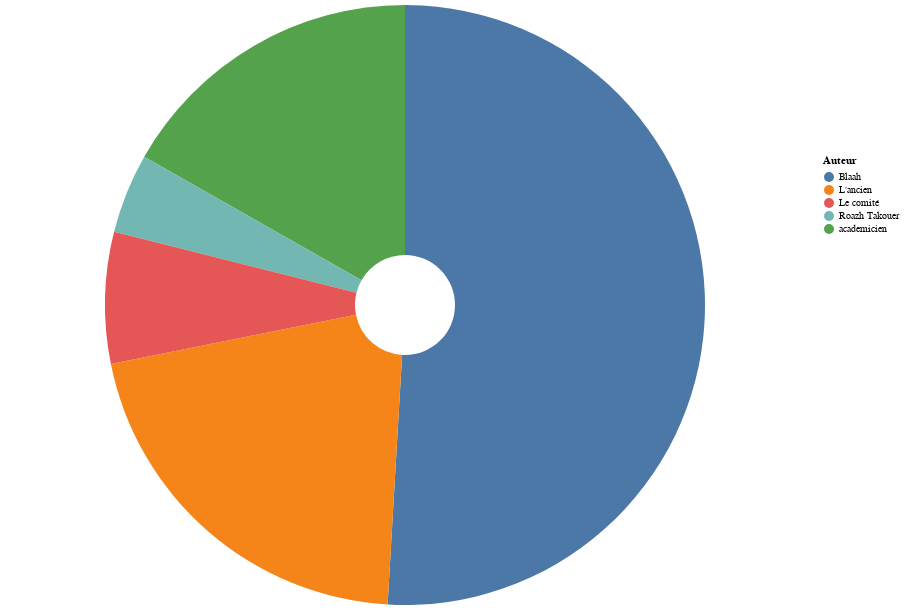

The cell this chart's notebook holds for it:
### Code cell
alt.Chart(df[["Auteur", "Publications"]]).mark_arc(innerRadius=50, outerRadius=300).encode(
    theta=alt.Theta(
        "count(Publications):Q",
        title="Académies"
    ),
    color="Auteur:N",
    tooltip=["Auteur", alt.Tooltip("count(Publications):Q", title="Académies")]
).properties(
    width=DEFAULT_WIDTH
)

### Figure 1 — Vega-Lite specification as saved in the notebook (floating-point values rounded to 4 significant figures; data arrays with more than 128 entries replaced by an {"elided": "..."} marker saying what was removed)
{"config": {"view": {"continuousWidth": 400, "continuousHeight": 300}}, "data": {"name": "data-c9faf5541d026babf0051ea8e0465810"}, "mark": {"type": "arc", "innerRadius": 50, "outerRadius": 300}, "encoding": {"color": {"field": "Auteur", "type": "nominal"}, "theta": {"aggregate": "count", "field": "Publications", "title": "Académies", "type": "quantitative"}, "tooltip": [{"field": "Auteur", "type": "nominal"}, {"aggregate": "count", "field": "Publications", "title": "Académies", "type": "quantitative"}]}, "width": 800, "$schema": "https://vega.github.io/schema/vega-lite/v4.17.0.json", "datasets": {"data-c9faf5541d026babf0051ea8e0465810": {"elided": "650 records"}}}
